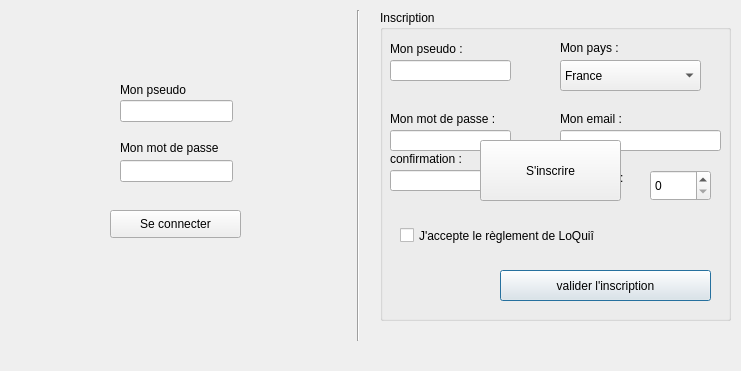
   <widget class="QWidget" name="FenMultiplayer" native="true">
    <property name="geometry">
     <rect>
      <x>200</x>
      <y>0</y>
      <width>741</width>
      <height>371</height>
     </rect>
    </property>
    <widget class="QGroupBox" name="FenInscription">
     <property name="geometry">
      <rect>
       <x>380</x>
       <y>10</y>
       <width>351</width>
       <height>311</height>
      </rect>
     </property>
     <property name="title">
      <string>Inscription</string>
     </property>
     <widget class="QPushButton" name="BoutonValiderInscription">
      <property name="geometry">
       <rect>
        <x>120</x>
        <y>260</y>
        <width>211</width>
        <height>31</height>
       </rect>
      </property>
      <property name="mouseTracking">
       <bool>false</bool>
      </property>
      <property name="text">
       <string>valider l'inscription</string>
      </property>
      <property name="checkable">
       <bool>false</bool>
      </property>
      <property name="default">
       <bool>true</bool>
      </property>
      <property name="flat">
       <bool>false</bool>
      </property>
     </widget>
     <widget class="QLineEdit" name="pseudo_inscri">
      <property name="geometry">
       <rect>
        <x>10</x>
        <y>50</y>
        <width>121</width>
        <height>21</height>
       </rect>
      </property>
     </widget>
     <widget class="QLineEdit" name="mdp_inscri">
      <property name="geometry">
       <rect>
        <x>10</x>
        <y>120</y>
        <width>121</width>
        <height>21</height>
       </rect>
      </property>
      <property name="echoMode">
       <enum>QLineEdit::Password</enum>
      </property>
     </widget>
     <widget class="QLineEdit" name="mdp_comfirm">
      <property name="geometry">
       <rect>
        <x>10</x>
        <y>160</y>
        <width>121</width>
        <height>21</height>
       </rect>
      </property>
      <property name="echoMode">
       <enum>QLineEdit::Password</enum>
      </property>
     </widget>
     <widget class="QLabel" name="txt_pseudo">
      <property name="geometry">
       <rect>
        <x>10</x>
        <y>30</y>
        <width>101</width>
        <height>17</height>
       </rect>
      </property>
      <property name="text">
       <string>Mon pseudo :</string>
      </property>
     </widget>
     <widget class="QLabel" name="text_mdp">
      <property name="geometry">
       <rect>
        <x>10</x>
        <y>100</y>
        <width>121</width>
        <height>17</height>
       </rect>
      </property>
      <property name="text">
       <string>Mon mot de passe :</string>
      </property>
     </widget>
     <widget class="QLabel" name="text_confirm_mdp">
      <property name="geometry">
       <rect>
        <x>10</x>
        <y>140</y>
        <width>111</width>
        <height>17</height>
       </rect>
      </property>
      <property name="text">
       <string>confirmation :</string>
      </property>
     </widget>
     <widget class="QLabel" name="txt_pay">
      <property name="geometry">
       <rect>
        <x>180</x>
        <y>30</y>
        <width>131</width>
        <height>16</height>
       </rect>
      </property>
      <property name="text">
       <string>Mon pays :</string>
      </property>
     </widget>
     <widget class="QCheckBox" name="rules">
      <property name="geometry">
       <rect>
        <x>20</x>
        <y>210</y>
        <width>261</width>
        <height>31</height>
       </rect>
      </property>
      <property name="text">
       <string>J'accepte le règlement de LoQuiî</string>
      </property>
     </widget>
     <widget class="QLineEdit" name="entrEmail">
      <property name="geometry">
       <rect>
        <x>180</x>
        <y>120</y>
        <width>161</width>
        <height>21</height>
       </rect>
      </property>
     </widget>
     <widget class="QLabel" name="txt_email">
      <property name="geometry">
       <rect>
        <x>180</x>
        <y>100</y>
        <width>111</width>
        <height>17</height>
       </rect>
      </property>
      <property name="text">
       <string>Mon email :</string>
      </property>
     </widget>
     <widget class="QComboBox" name="choix_pay">
      <property name="geometry">
       <rect>
        <x>180</x>
        <y>50</y>
        <width>141</width>
        <height>31</height>
       </rect>
      </property>
      <item>
       <property name="text">
        <string>France</string>
       </property>
      </item>
      <item>
       <property name="text">
        <string>Belgique</string>
       </property>
      </item>
      <item>
       <property name="text">
        <string>Suisse</string>
       </property>
      </item>
      <item>
       <property name="text">
        <string>Angleterre</string>
       </property>
      </item>
      <item>
       <property name="text">
        <string>Portugal</string>
       </property>
      </item>
      <item>
       <property name="text">
        <string>Irlande</string>
       </property>
      </item>
      <item>
       <property name="text">
        <string>Pays-Bas</string>
       </property>
      </item>
      <item>
       <property name="text">
        <string>Pologne</string>
       </property>
      </item>
      <item>
       <property name="text">
        <string>Italie</string>
       </property>
      </item>
      <item>
       <property name="text">
        <string>Russie</string>
       </property>
      </item>
      <item>
       <property name="text">
        <string>Etats-Unis</string>
       </property>
      </item>
      <item>
       <property name="text">
        <string>Mexique</string>
       </property>
      </item>
      <item>
       <property name="text">
        <string>Alaska</string>
       </property>
      </item>
      <item>
       <property name="text">
        <string>Brezil</string>
       </property>
      </item>
      <item>
       <property name="text">
        <string>Argentine</string>
       </property>
      </item>
      <item>
       <property name="text">
        <string>Espagne</string>
       </property>
      </item>
      <item>
       <property name="text">
        <string>Luxembourg</string>
       </property>
      </item>
      <item>
       <property name="text">
        <string>Chine</string>
       </property>
      </item>
      <item>
       <property name="text">
        <string>Inde</string>
       </property>
      </item>
      <item>
       <property name="text">
        <string>Australie</string>
       </property>
      </item>
      <item>
       <property name="text">
        <string>Nouvelle-Zélande</string>
       </property>
      </item>
      <item>
       <property name="text">
        <string>Maroc</string>
       </property>
      </item>
      <item>
       <property name="text">
        <string>Tunisie</string>
       </property>
      </item>
      <item>
       <property name="text">
        <string>Arabie Sahoudite</string>
       </property>
      </item>
      <item>
       <property name="text">
        <string>Algérie</string>
       </property>
      </item>
      <item>
       <property name="text">
        <string>Norvège</string>
       </property>
      </item>
      <item>
       <property name="text">
        <string>Islande</string>
       </property>
      </item>
      <item>
       <property name="text">
        <string>Madagascar</string>
       </property>
      </item>
      <item>
       <property name="text">
        <string>Pays-inconnu</string>
       </property>
      </item>
     </widget>
     <widget class="QSpinBox" name="Ageinscri">
      <property name="geometry">
       <rect>
        <x>270</x>
        <y>160</y>
        <width>61</width>
        <height>31</height>
       </rect>
      </property>
     </widget>
     <widget class="QLabel" name="label_17">
      <property name="geometry">
       <rect>
        <x>190</x>
        <y>160</y>
        <width>61</width>
        <height>16</height>
       </rect>
      </property>
      <property name="text">
       <string>Mon age :</string>
      </property>
     </widget>
    </widget>
    <widget class="Line" name="line_2">
     <property name="geometry">
      <rect>
       <x>350</x>
       <y>10</y>
       <width>16</width>
       <height>331</height>
      </rect>
     </property>
     <property name="orientation">
      <enum>Qt::Vertical</enum>
     </property>
    </widget>
    <widget class="QLineEdit" name="pseudo">
     <property name="geometry">
      <rect>
       <x>120</x>
       <y>100</y>
       <width>113</width>
       <height>22</height>
      </rect>
     </property>
    </widget>
    <widget class="QLineEdit" name="mdp">
     <property name="geometry">
      <rect>
       <x>120</x>
       <y>160</y>
       <width>113</width>
       <height>22</height>
      </rect>
     </property>
     <property name="echoMode">
      <enum>QLineEdit::Password</enum>
     </property>
    </widget>
    <widget class="QPushButton" name="BoutonConnection">
     <property name="geometry">
      <rect>
       <x>110</x>
       <y>210</y>
       <width>131</width>
       <height>28</height>
      </rect>
     </property>
     <property name="text">
      <string>Se connecter</string>
     </property>
    </widget>
    <widget class="QLabel" name="label_18">
     <property name="geometry">
      <rect>
       <x>120</x>
       <y>80</y>
       <width>81</width>
       <height>20</height>
      </rect>
     </property>
     <property name="text">
      <string>Mon pseudo</string>
     </property>
    </widget>
    <widget class="QLabel" name="label_19">
     <property name="geometry">
      <rect>
       <x>120</x>
       <y>140</y>
       <width>111</width>
       <height>16</height>
      </rect>
     </property>
     <property name="text">
      <string>Mon mot de passe</string>
     </property>
    </widget>
    <widget class="QLabel" name="TxtStatut">
     <property name="geometry">
      <rect>
       <x>60</x>
       <y>300</y>
       <width>231</width>
       <height>16</height>
      </rect>
     </property>
     <property name="font">
      <font>
       <pointsize>9</pointsize>
      </font>
     </property>
     <property name="text">
      <string/>
     </property>
    </widget>
    <widget class="QPushButton" name="BoutonInscription">
     <property name="geometry">
      <rect>
       <x>480</x>
       <y>140</y>
       <width>141</width>
       <height>61</height>
      </rect>
     </property>
     <property name="text">
      <string>S'inscrire</string>
     </property>
    </widget>
   </widget>
